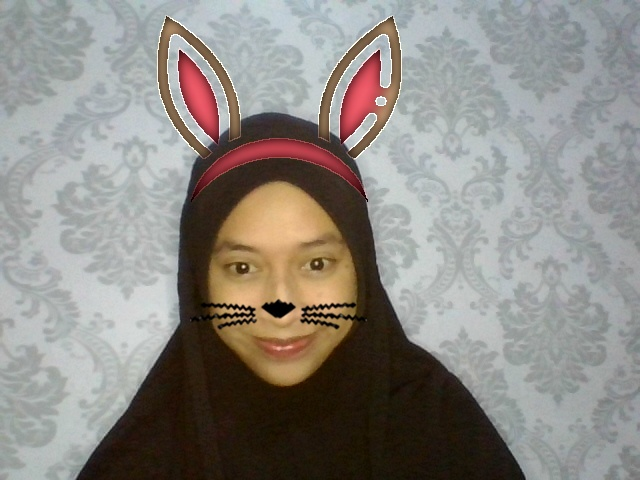
#> input picture Tugas1/hasilFilter.jpg, 640 x 480 px, given in place of the camera
$ jupyter execute --allow-errors prak4.ipynb   (text cells are left out)
#> lines starting #> are read from the running program, lines starting #| are printed output that depends on the picture; after the words box and inside, x2 and y2 are one past the last pixel; in counts of white or black regions, pixels touching at a corner belong together
[cell 1]
#Deteksi wajah pada gambar
import cv2

#download folder cascade di https://drive.google.com/file/d/1AcMPiaExIdzCmBc2E24exnPtwIB3_ir6/view?usp=sharing
face_cascade = cv2.CascadeClassifier('./cascades/haarcascade_frontalface_default.xml')
#atau
#face_cascade = cv2.CascadeClassifier(cv2.data.haarcascades +'haarcascade_frontalface_default.xml')

#download gambar di https://drive.google.com/file/d/1UceTLyCk38JRqOqq7mJZazi9ZdEQVu1U/view?usp=sharing
img = cv2.imread('./gambar/woodcutters.jpg')
#> (the rest of this cell did not finish here and is left out)

[cell 2]
#Deteksi wajah dari live camera
import cv2
import numpy as np

face_cascade = cv2.CascadeClassifier('./cascades/haarcascade_frontalface_alt.xml')
#atau
#face_cascade = cv2.CascadeClassifier(cv2.data.haarcascades +'haarcascade_frontalface_alt.xml')

cap = cv2.VideoCapture(0)
scaling_factor = 0.5

while True:
    ret, frame = cap.read()
#> frame is the input picture: shape (480, 640, 3); mean B, G, R 131.6, 137.2, 141.2
    frame = cv2.resize(frame, None, fx=scaling_factor, fy=scaling_factor,
    interpolation=cv2.INTER_AREA)
#> frame: shape (240, 320, 3)
    gray = cv2.cvtColor(frame, cv2.COLOR_BGR2GRAY)
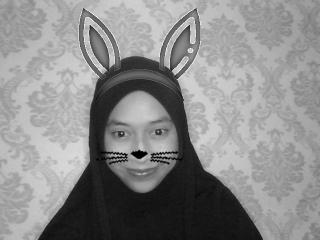
#> gray: shape (240, 320); min 0, max 252, mean 137.9

    face_rects = face_cascade.detectMultiScale(gray, 1.3, 5)
#> face_rects = [[93, 98, 90, 90]]
    for (x,y,w,h) in face_rects:
        cv2.rectangle(frame, (x,y), (x+w,y+h), (0,255,0), 3)
#> this loop made 1 pass
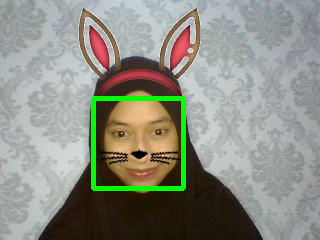
#> frame: shape (240, 320, 3); mean B, G, R 131, 142.1, 139.7

    cv2.imshow('Face Detector', frame)
    if cv2.waitKey(1) & 0xff == ord('q'):
#> (key q is pressed here)
        break

cap.release()
cv2.destroyAllWindows()

[cell 3]
#Deteksi mata
#Agar proses deteksi mata menjadi lebih cepat maka pertama sekali kita deteksi wajah
#baru kemudian dari region wajah dilakukan deteksi mata
import cv2
import numpy as np

face_cascade = cv2.CascadeClassifier('./cascades/haarcascade_frontalface_alt.xml')
eye_cascade = cv2.CascadeClassifier('./cascades/haarcascade_eye.xml')
if face_cascade.empty():
    raise IOError('Unable to load the face cascade classifier xml file')
if eye_cascade.empty():
    raise IOError('Unable to load the eye cascade classifier xml file')

cap = cv2.VideoCapture(0)
ds_factor = 0.5

while True:
    ret, frame = cap.read()
    frame = cv2.resize(frame, None, fx=ds_factor, fy=ds_factor, interpolation=cv2.INTER_AREA)
    gray = cv2.cvtColor(frame, cv2.COLOR_BGR2GRAY)

    faces = face_cascade.detectMultiScale(gray, 1.3, 5)
#> faces = [[93, 98, 90, 90]]
    for (x,y,w,h) in faces:
        roi_gray = gray[y:y+h, x:x+w]
        roi_color = frame[y:y+h, x:x+w]
        eyes = eye_cascade.detectMultiScale(roi_gray)
        for (x_eye,y_eye,w_eye,h_eye) in eyes:
            center = (int(x_eye + 0.5*w_eye), int(y_eye + 0.5*h_eye))
            radius = int(0.3 * (w_eye + h_eye))
            color = (0, 255, 0)
            thickness = 3
            cv2.circle(roi_color, center, radius, color, thickness)
#> this loop made 1 pass
#> (x, y, w, h, eyes) on pass 1: (93, 98, 90, 90, [[52, 21, 26, 26], [15, 23, 25, 25]])
#> pass 1, `roi_gray = gray[y:y+h, x:x+w]`:
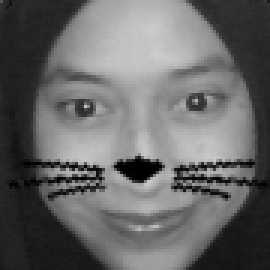
#> roi_gray: shape (90, 90) (shown 3 times larger); min 0, max 205, mean 103.3
#> pass 1, `roi_color = frame[y:y+h, x:x+w]`:
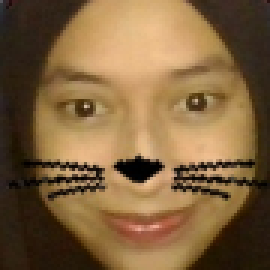
#> roi_color: shape (90, 90, 3) (shown 3 times larger); mean B, G, R 62.5, 98.6, 128
#> after the loop:
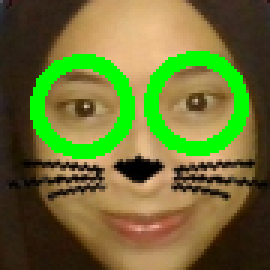
#> roi_color: shape (90, 90, 3) (shown 3 times larger); 11.75% of pixels changed, all inside (x1, y1, x2, y2) = (10, 17, 83, 53)

    cv2.imshow('Eye Detector', frame)
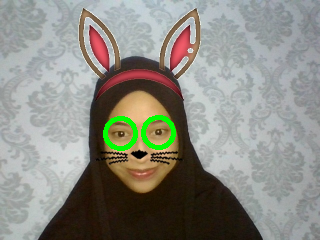
#> window 'Eye Detector': shape (240, 320, 3); mean B, G, R 130.6, 138.7, 139

    if cv2.waitKey(1) & 0xff == ord('q'):
#> (key q is pressed here)
        break

cap.release()
cv2.destroyAllWindows()

[cell 4]
#Deteksi senyum
import cv2

face_cascade = cv2.CascadeClassifier(cv2.data.haarcascades +'haarcascade_frontalface_default.xml')
eye_cascade = cv2.CascadeClassifier(cv2.data.haarcascades +'haarcascade_eye.xml')
smile_cascade = cv2.CascadeClassifier(cv2.data.haarcascades +'haarcascade_smile.xml')


def detect(gray, frame):
    faces = face_cascade.detectMultiScale(gray, 1.3, 5)
    for (x, y, w, h) in faces:
        cv2.rectangle(frame, (x, y), ((x + w), (y + h)), (255, 0, 0), 2)
        roi_gray = gray[y:y + h, x:x + w]
        roi_color = frame[y:y + h, x:x + w]
        smiles = smile_cascade.detectMultiScale(roi_gray, 1.8, 20)

        for (sx, sy, sw, sh) in smiles:
            cv2.rectangle(roi_color, (sx, sy), ((sx + sw), (sy + sh)), (0, 0, 255), 2)
    return frame


video_capture = cv2.VideoCapture(0)
while video_capture.isOpened():
# Captures video_capture frame by frame
    _, frame = video_capture.read()

    # To capture image in monochrome
    gray = cv2.cvtColor(frame, cv2.COLOR_BGR2GRAY)
#> gray: shape (480, 640)
    faces = face_cascade.detectMultiScale(gray, 1.3, 5)
#> faces = [[191, 195, 178, 178]]
    # calls the detect() function
    canvas = detect(gray, frame)
#> the loop in detect, `for (x, y, w, h) in faces:` made 1 pass
#> pass 1, in detect, `roi_gray = gray[y:y + h, x:x + w]`:
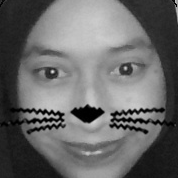
#> roi_gray: shape (178, 178); min 0, max 225, mean 104.7
#> pass 1, in detect, `roi_color = frame[y:y + h, x:x + w]`:
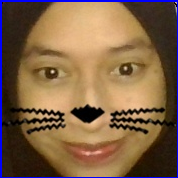
#> roi_color: shape (178, 178, 3); mean B, G, R 70.8, 98.2, 127.3
#> after the loop in detect, `for (x, y, w, h) in faces:`:
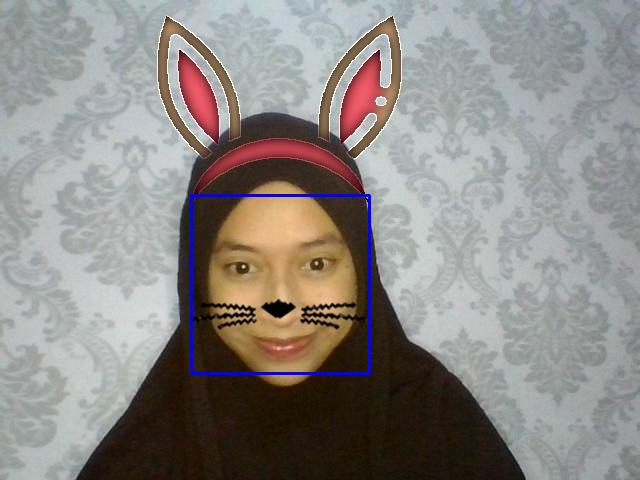
#> frame: shape (480, 640, 3); 0.69% of pixels changed, all inside (x1, y1, x2, y2) = (190, 194, 371, 375)

    # Displays the result on camera feed
    cv2.imshow('Video', canvas)

    # The control breaks once q key is pressed
    if cv2.waitKey(1) & 0xff == ord('q'):
#> (key q is pressed here)
        break

# Release the capture once all the processing is done.
video_capture.release()
cv2.destroyAllWindows()
